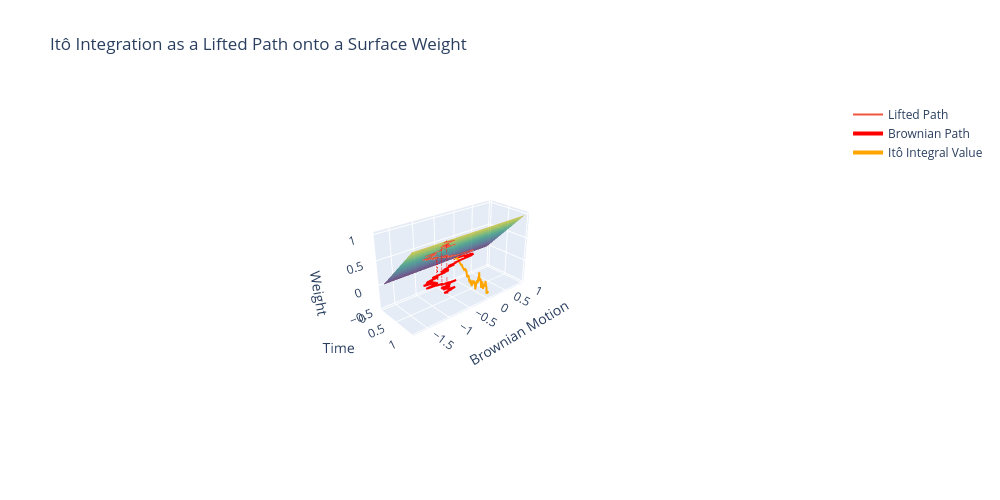

Source (notebook cell):
### Code cell
import numpy as np
import plotly.graph_objects as go

# Generate time points
np.random.seed(42)
t = np.linspace(0, 1, 100)

# Simulate Brownian motion
dW = np.random.normal(0, np.sqrt(1/len(t)), len(t))
W = np.cumsum(dW)

# Create the weight surface
T, B = np.meshgrid(t, np.linspace(min(W)-0.5, max(W)+0.5, 100))
Z = T  # Weight surface is linear in time

# Create the figure
fig = go.Figure()

# Add the weight surface
fig.add_trace(go.Surface(
    x=T,
    y=B,
    z=Z,
    colorscale='Viridis',
    opacity=0.7,
    showscale=False,
    name='Weighting Function f(t,W) = t'
))

# Add the lifted path (Brownian path scaled by weight surface)
fig.add_trace(go.Scatter3d(
    x=t,
    y=W,
    z=t,  # The z-coordinate should match the surface height at (t,W)
    mode='lines',
    name='Lifted Path'
))

# Add the path on the Brownian motion/time plane (z=0)
fig.add_trace(go.Scatter3d(
    x=t,
    y=W,
    z=np.zeros_like(t),
    mode='lines',
    line=dict(color='red', width=4),
    name='Brownian Path'
))

# Add vertical projection lines at several points
projection_points = np.linspace(0, 1, 6)  # 6 evenly spaced points
for tp in projection_points:
    idx = np.abs(t - tp).argmin()
    fig.add_trace(go.Scatter3d(
        x=[t[idx], t[idx]],
        y=[W[idx], W[idx]],
        z=[0, t[idx]],  # Project to surface height
        mode='lines',
        line=dict(color='red', width=2, dash='dash'),
        showlegend=False
    ))

    ito_integral = np.cumsum(t * dW)  # Approximate Itô integral
fig.add_trace(go.Scatter3d(
    x=t,
    y=np.zeros_like(t),
    z=ito_integral,
    mode='lines',
    line=dict(color='orange', width=4),
    name='Itô Integral Value'
))


# Update layout
fig.update_layout(
    title='Itô Integration as a Lifted Path onto a Surface Weight',
    scene=dict(
        xaxis_title='Time',
        yaxis_title='Brownian Motion',
        zaxis_title='Weight',
        camera=dict(
            eye=dict(x=1, y=1.5, z=0.4)
        )  
    ),
    showlegend=True,
    width=1000,
    height=500, # White text
)

fig.show()
